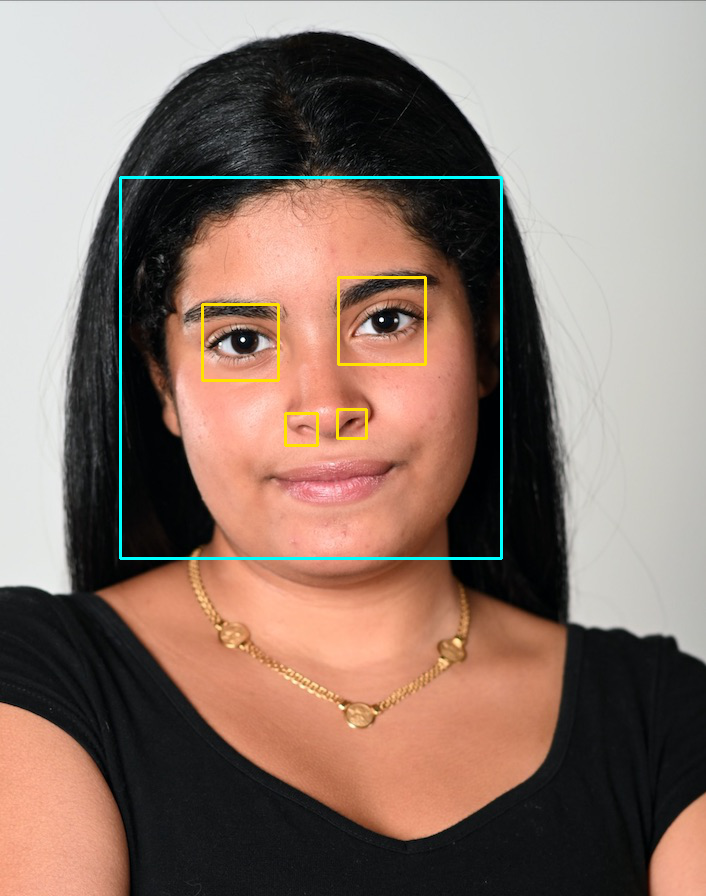
#> input picture first attempt.png, 706 x 896 px, given in place of the camera
$ python hackathing-2.py
#> lines starting #> are read from the running program, lines starting #| are printed output that depends on the picture
#> in main, frame is the input picture: shape (896, 706, 3); mean B, G, R 109.5, 119.9, 140.7
#!/usr/bin/env python
# coding: utf-8

# In[ ]:


#JemelyR
#Hack-a-thing, 23F

# made from a tutorial from: https://medium.com/@stepanfilonov/tracking-your-eyes-with-python-3952e66194a6
#code is mostly from the tutorial as i was following it to learn how to develop eye tracking


# In[ ]:


import cv2
import numpy as np
face_cascade = cv2.CascadeClassifier('haarcascade_frontalface_default.xml')
eye_cascade = cv2.CascadeClassifier('haarcascade_eye.xml')


# In[ ]:


# In[ ]:


detector_params = cv2.SimpleBlobDetector_Params()
detector_params.filterByArea = True
detector_params.maxArea = 1500
detector = cv2.SimpleBlobDetector_create(detector_params)


# In[ ]:


# In[ ]:


def detect_faces(img, cascade):
    gray_frame = cv2.cvtColor(img, cv2.COLOR_BGR2GRAY)
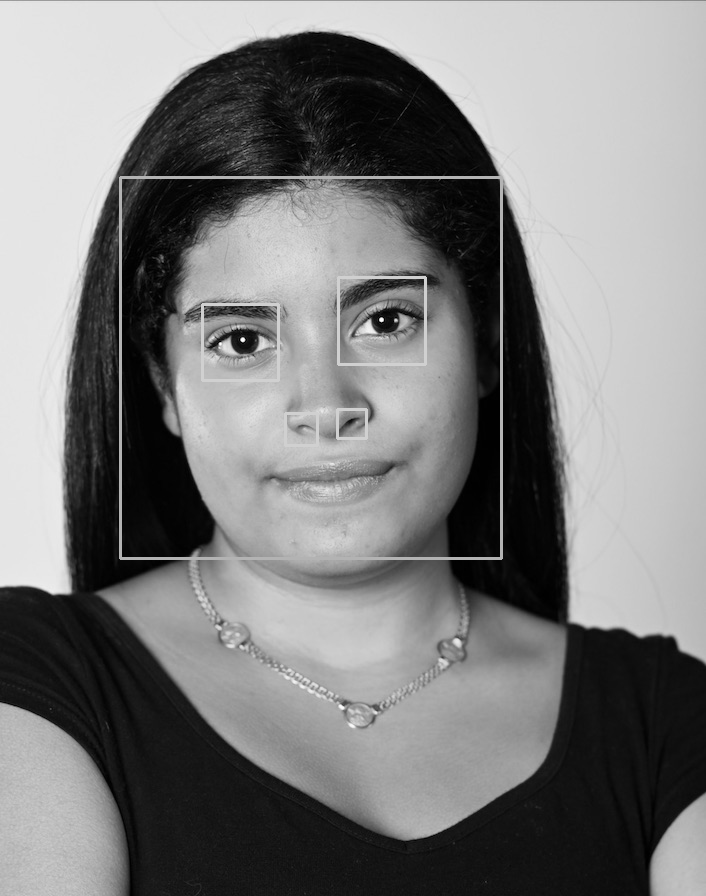
#> gray_frame: shape (896, 706); min 0, max 254, mean 124.9
    coords = cascade.detectMultiScale(gray_frame, 1.3, 5)
#> coords = [[127, 180, 380, 380]]
    if len(coords) > 1:
        biggest = (0, 0, 0, 0)
        for i in coords:
            if i[3] > biggest[3]:
                biggest = i
        biggest = np.array([i], np.int32)
    elif len(coords) == 1:
        biggest = coords
#> biggest = [[127, 180, 380, 380]]
    else:
        return None
    for (x, y, w, h) in biggest:
        frame = img[y:y + h, x:x + w]
#> this loop made 1 pass
#> pass 1, in detect_faces, `frame = img[y:y + h, x:x + w]`:
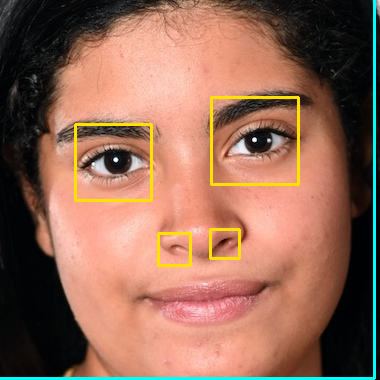
#> frame: shape (380, 380, 3); mean B, G, R 86, 104.7, 146.7
    return frame


# In[ ]:


def detect_eyes(img, cascade):
    gray_frame = cv2.cvtColor(img, cv2.COLOR_BGR2GRAY)
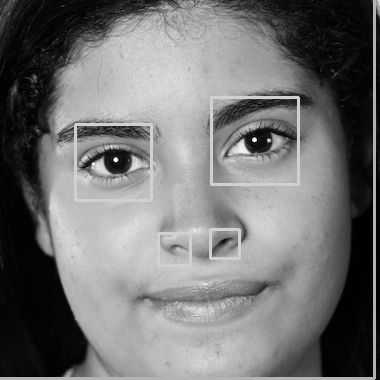
#> gray_frame: shape (380, 380); min 0, max 254, mean 115.1
    eyes = cascade.detectMultiScale(gray_frame, 1.3, 5)  # detect eyes
#> eyes = [[214, 101, 80, 80], [77, 123, 75, 75], [201, 219, 48, 48]]
    width = np.size(img, 1)  # get face frame width
#> width = 380
    height = np.size(img, 0)  # get face frame height
#> height = 380
    left_eye = None
    right_eye = None
    for (x, y, w, h) in eyes:
        if y > height / 2:
            pass
        eyecenter = x + w / 2  # get the eye center
        if eyecenter < width * 0.5:
            left_eye = img[y:y + h, x:x + w]
        else:
            right_eye = img[y:y + h, x:x + w]
#> this loop made 3 passes
#> (x, y, w, h, eyecenter) on passes 1 to 3: (214, 101, 80, 80, 254), (77, 123, 75, 75, 114.5), (201, 219, 48, 48, 225)
#> pass 1, in detect_eyes, `right_eye = img[y:y + h, x:x + w]`:
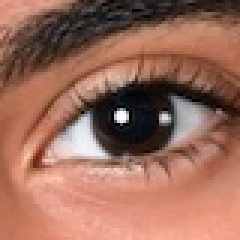
#> right_eye: shape (80, 80, 3) (shown 3 times larger); mean B, G, R 91, 107.6, 155.7
#> pass 2, in detect_eyes, `left_eye = img[y:y + h, x:x + w]`:
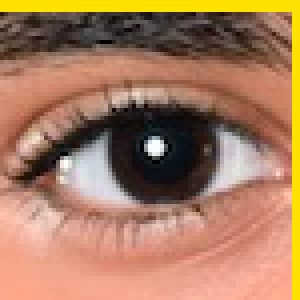
#> left_eye: shape (75, 75, 3) (shown 4 times larger); mean B, G, R 95, 123.6, 167
    return left_eye, right_eye


# In[ ]:


def cut_eyebrows(img):
    height, width = img.shape[:2]
#> height = 75; width = 75
    eyebrow_h = int(height / 4)
#> eyebrow_h = 18
    img = img[eyebrow_h:height, 0:width]  # cut eyebrows out (15 px)
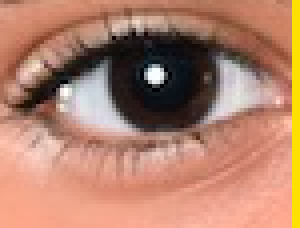
#> img: shape (57, 75, 3) (shown 4 times larger); mean of channels 0, 1, 2 107.7, 128.8, 177.2; drawn as B, G, R

    return img


# In[ ]:


def blob_process(img, threshold, detector):
#> called with threshold = 0
    gray_frame = cv2.cvtColor(img, cv2.COLOR_BGR2GRAY)
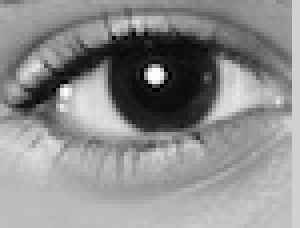
#> gray_frame: shape (57, 75) (shown 4 times larger); min 1, max 254, mean 140.9
    _, img = cv2.threshold(gray_frame, threshold, 255, cv2.THRESH_BINARY)
#> img: shape (57, 75); every value is 255
    img = cv2.erode(img, None, iterations=2)
    img = cv2.dilate(img, None, iterations=4)
    img = cv2.medianBlur(img, 5)
    keypoints = detector.detect(img)
#> keypoints = ()
    print(keypoints)
    return keypoints


# In[ ]:


def nothing(x):
    pass


# In[ ]:


def main():
    cap = cv2.VideoCapture(0)
    cv2.namedWindow('image')
    cv2.createTrackbar('threshold', 'image', 0, 255, nothing)
    while True:
        _, frame = cap.read()
        face_frame = detect_faces(frame, face_cascade)
        if face_frame is not None:
            eyes = detect_eyes(face_frame, eye_cascade)
            for eye in eyes:
                if eye is not None:
                    threshold = r = cv2.getTrackbarPos('threshold', 'image')
                    eye = cut_eyebrows(eye)
                    keypoints = blob_process(eye, threshold, detector)
#> keypoints = ()
                    eye = cv2.drawKeypoints(eye, keypoints, eye, (0, 0, 255), cv2.DRAW_MATCHES_FLAGS_DRAW_RICH_KEYPOINTS)
        cv2.imshow('image', frame)
        if cv2.waitKey(1) & 0xFF == ord('q'):
#> (key q is pressed here)
            break
    cap.release()
    cv2.destroyAllWindows()


# In[ ]:


if __name__ == "__main__":
   main()


# In[ ]:


# In[ ]:


# In[ ]:
